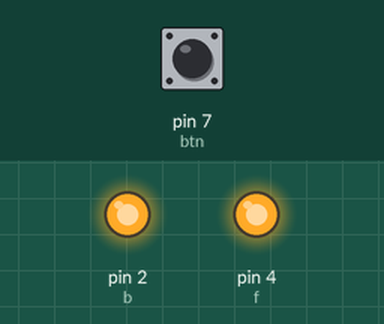
Recording of a sketch running on a simulated Arduino Uno, built with avr-gcc and run on an emulated ATmega328P. Parts: output pins drawn as LEDs (lit = HIGH). The inputs (shaded band) are chosen by the test bench; at power-on: pin 7 (btn) HIGH.

Above: at 1.2 s.
1.3 s: pin 7 (btn) pulled LOW for 0.15 s
At 2.4 s:
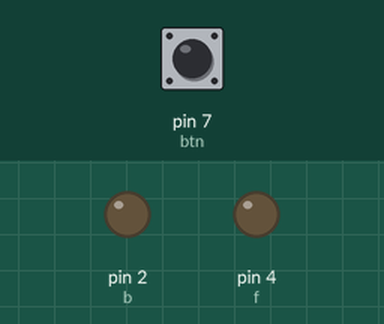
2.9 s: pin 7 (btn) pulled LOW for 1 s
At 3.6 s:
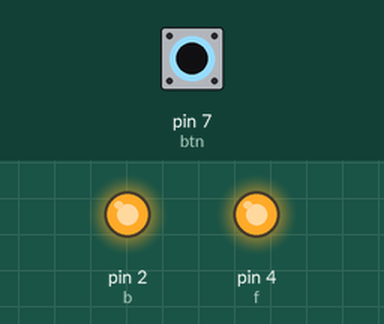
5.4 s: pin 7 (btn) pulled LOW for 3.2 s
At 6.8 s:
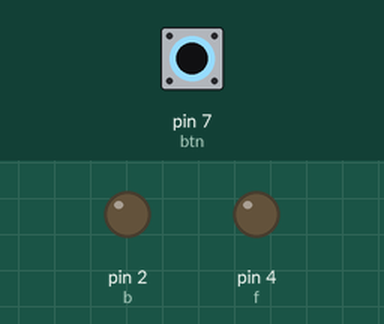
Timing chart, 0 to 8.4 s (numbered marks = the images above; inputs shaded):
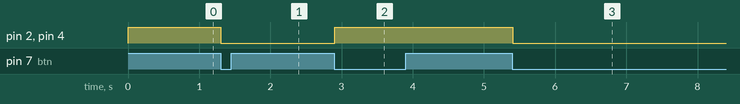

Measured:
- after the input at 1.3 s, pin 2 (b), pin 4 (f): HIGH → LOW at once
- after the input at 2.9 s, pin 2 (b), pin 4 (f): LOW → HIGH at once
- after the input at 5.4 s, pin 2 (b), pin 4 (f): HIGH → LOW at once

The sketch:

1-2_Bulb-Relay.ino
```cpp
int b=2, f=4, btn=7, ls = HIGH, cs, state = HIGH;

void setup() {
  pinMode(b, OUTPUT);
  pinMode(f, OUTPUT);
  pinMode(btn, INPUT_PULLUP);

  digitalWrite(b, state);
  digitalWrite(f, state);
}

void loop() {
  cs = digitalRead(btn);
  if (ls == HIGH && cs == LOW) {
    state = !state;
    digitalWrite(b, state);
    digitalWrite(f, state);
  }
  ls = cs;
  delay(50);
}
```
